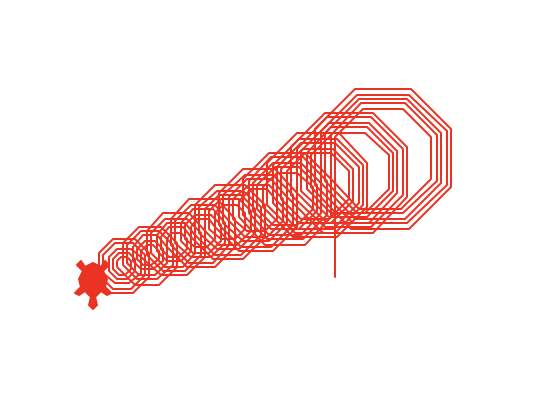

Generate this figure with Python:
from turtle import *


shape("turtle")
speed(0)

def tree2(size, levels, angle):
    substract = 1 
    if levels == 0:
        return
    for i in range(10):
        forward(size + i)
        right(36)
        forward(size + i)
        right(36)
        forward(size + i)
        right(36)
        forward(size + i)
        right(36)

    tree2(size * 0.8, levels - substract, angle)
    left(90)

left(90)
color("red")
forward(50)
tree2(20, 10, 90)
mainloop()
